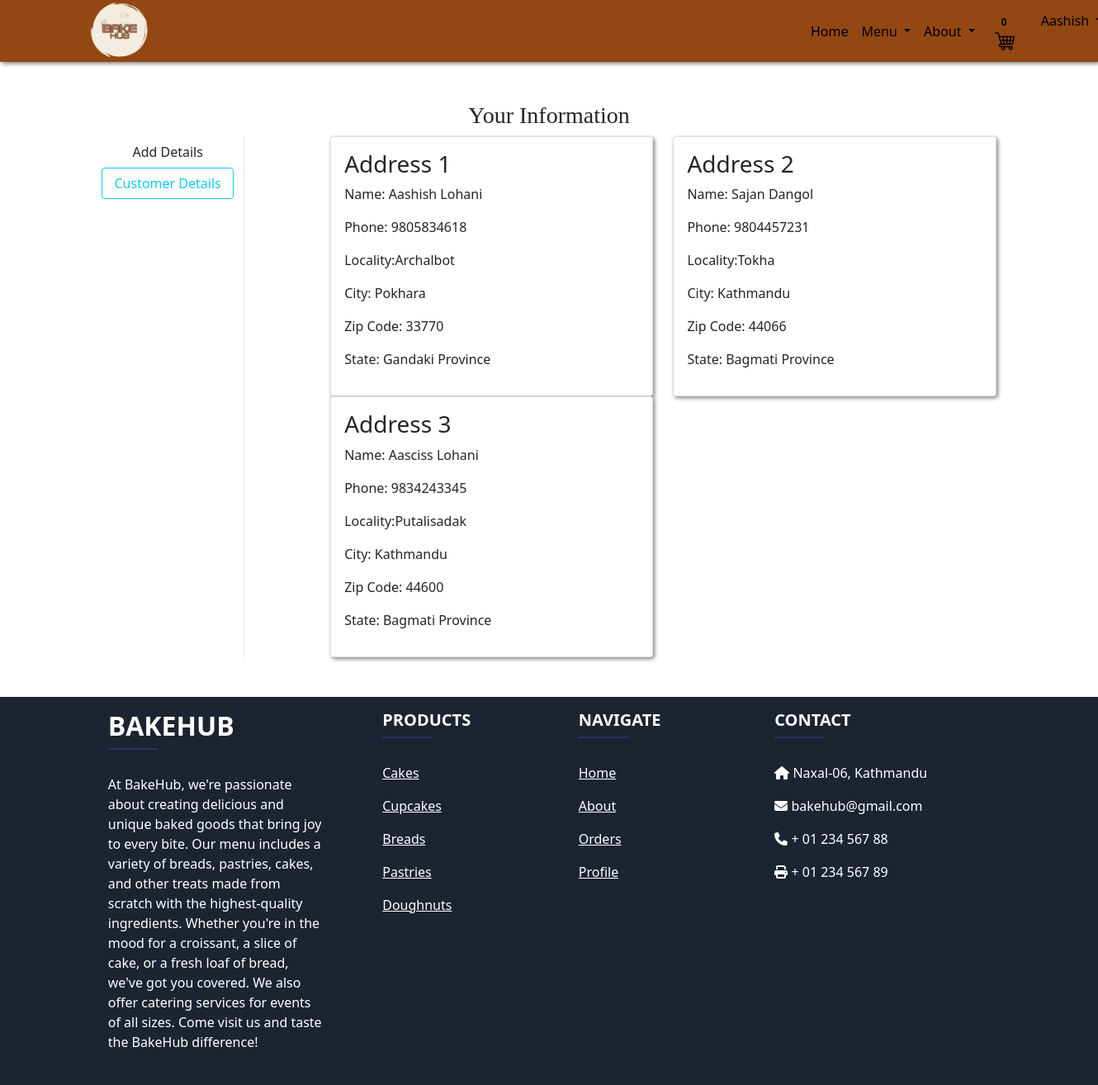
/address/ (signed in), run on the app's committed database.
### app/models.py (models this page shows, shortened)
class Customer(models.Model):
    user = models.ForeignKey(User, on_delete=models.CASCADE)
    name = models.CharField(max_length=250)
    phone = models.CharField(max_length=13,default='')
    locality = models.CharField(max_length=250)
    city = models.CharField(max_length=50)
    zipcode = models.IntegerField()
    state = models.CharField(choices=STATE_CHOICES, max_length=50)

### app/views.py (the view)
# urls.py: path('address/', views.address, name='address'),
@login_required
def address(request):
 totalitem = 0
 add = Customer.objects.filter(user=request.user)
 if request.user.is_authenticated:
  totalitem = len(Cart.objects.filter(user=request.user))
 return render(request, 'app/address.html',{'add':add,'active':'btn-outline-info','totalitem':totalitem})

### app/templates/app/address.html (shortened to what this page needs)
{% extends 'app/base.html' %}
{% load static %}
{% block main-content %}
<div class="container my-5">
 <div class="row">
 <h3 style="font-family: 'Georgia', serif; text-align: center;">Your Information</h3>
  <div class="col-sm-2 border-end">
   <ul class="list-unstyled">
    <li class="d-grid"><a href="{% url 'profile' %}" class="btn ">Add Details</a></li>
    <li class="d-grid"><a href="{% url 'address' %}" class="btn {{active}}">Customer Details</a></li>
   </ul>
  </div>
  <div class="col-sm-9 offset-sm-1">
   <div class="row">
    {% for ad in add %}
    <div class="col-sm-6">
     <div class="card" style="box-shadow: 2px 2px 5px rgba(0, 0, 0, 0.5);">
      <div class="card-body">
       <h3>Address {{forloop.counter}}</h3>
       <p>Name: {{ad.name}}</p>
       <p>Phone: {{ad.phone}}</p>
       <p>Locality:{{ad.locality}}</p>
       <p>City: {{ad.city}}</p>
       <p>Zip Code: {{ad.zipcode}}</p>
       <p>State: {{ad.state}}</p>
      </div>
     </div>
    </div>
    {% endfor %}
   </div>
  </div>
 </div>
</div>
{% endblock main-content %}

### app/templates/app/base.html (shortened to what this page needs)
<!doctype html>
{% load static %}
<html lang="en">
  <head>
    <link href="https://cdn.jsdelivr.net/npm/bootstrap@5.0.0-beta1/dist/css/bootstrap.min.css" rel="stylesheet">
    <link rel="stylesheet" href="{% static 'app/css/owl.carousel.min.css' %}">
    <link rel="stylesheet" href="{% static 'app/css/all.min.css' %}">
    <link rel="stylesheet" href="{% static 'app/css/style.css' %}">
    <link rel="stylesheet" href="{% static 'app/css/landing.css' %}">
  </head>
  <body style="background-color: #fff">
    <nav class="navbar navbar-expand-lg navbar-dark " style="background-color: #934713; box-shadow: 2px 2px 5px rgba(0, 0, 0, 0.5);height:75px">
     <div class="container">
       <a class="navbar-brand" href="/"><img src="{% static 'app/images/icons/bakelogo.png' %}" style="width:75px; height:75px;" alt="BakeHub"/></a>
       <div class="collapse navbar-collapse" id="navbarSupportedContent">
         <ul class="navbar-nav me-auto mb-2 mb-lg-0" style="margin-left:48.5rem;">
           <li class="nav-item">
             <a class="nav-link active" aria-current="page" style="color:#000;" href="/">Home</a>
           </li>
           <li class="nav-item dropdown">
             <a style="color:#000 !important;" class="nav-link dropdown-toggle text-white" href="#" id="bakeryDropdown" role="button" data-bs-toggle="dropdown" aria-expanded="false">
               Menu
             </a>
           </li>
           <li class="nav-item dropdown">
             <a style="color:#000 !important;" class="nav-link dropdown-toggle text-white" href="#" id="fashionDropdown" role="button" data-bs-toggle="dropdown" aria-expanded="false">
                About
              </a>
           </li>
         </ul>
         <div>
          <ul class="navbar-nav me-auto mb-2 mb-lg-0">
          {% if request.user.is_authenticated %}
            <li class="nav-item mx-2">
             <a  href="{% url 'showcart' %}" class="nav-link text-white="><span class="badge" style="color:#000; background-color:#dc354500;">{{totalitem}}</span><img src="{% static 'app/images/icons/shopcart.png' %}" alt="Cart"/></a>
            <li class="nav-item dropdown mx-2">
              <a style="color:#000;" class="nav-link dropdown-toggle" href="#" id="profileDropdown" role="button" data-bs-toggle="dropdown" aria-expanded="false">
                  {{request.user.username|capfirst}}
              </a>
            </li>
            {% endif %}
          </ul>
         </div>
       </div>
     </div>
    </nav>
    {% block main-content %} {% endblock main-content %}
     <footer
          class="text-center text-lg-start text-white"
          style="background-color: #1c2331"
          >
    <section class="">
      <div class="container text-center text-md-start mt-5">
        <div class="row mt-3">
          <div class="col-md-3 col-lg-4 col-xl-3 mx-auto mb-4">
            <h2 class="text-uppercase fw-bold">BakeHub</h2>
            <hr
                class="mb-4 mt-0 d-inline-block mx-auto"
                style="width: 60px; background-color: #7c4dff; height: 2px"
                />
            <p>
              At BakeHub, we're passionate about creating delicious and unique baked goods that bring joy to every bite.
                Our menu includes a variety of breads, pastries, cakes, and other treats made from scratch with the highest-quality ingredients.
                Whether you're in the mood for a croissant, a slice of cake, or a fresh loaf of bread, we've got you covered.
                We also offer catering services for events of all sizes. Come visit us and taste the BakeHub difference!
            </p>
          </div>
          <div class="col-md-2 col-lg-2 col-xl-2 mx-auto mb-4">
            <h5 class="text-uppercase fw-bold">Products</h5>
            <hr
                class="mb-4 mt-0 d-inline-block mx-auto"
                style="width: 60px; background-color: #7c4dff; height: 2px"
                />
            <p>
              <a href="#!" class="text-white">Cakes</a>
            </p>
            <p>
              <a href="#!" class="text-white">Cupcakes</a>
            </p>
            <p>
              <a href="#!" class="text-white">Breads</a>
            </p>
            <p>
              <a href="#!" class="text-white">Pastries</a>
            </p>
            <p>
              <a href="#!" class="text-white">Doughnuts</a>
            </p>
          </div>
          <div class="col-md-3 col-lg-2 col-xl-2 mx-auto mb-4">
            <h5 class="text-uppercase fw-bold">Navigate</h5>
            <hr
                class="mb-4 mt-0 d-inline-block mx-auto"
                style="width: 60px; background-color: #7c4dff; height: 2px"
                />
            <p>
              <a href="/" class="text-white">Home</a>
            </p>
            <p>
              <a href="{% url 'aboutus' %}" class="text-white">About</a>
            </p>
            <p>
              <a href="{% url 'orders' %}" class="text-white">Orders</a>
            </p>
            <p>
              <a href="{% url 'profile' %}" class="text-white">Profile</a>
            </p>
          </div>
          <div class="col-md-4 col-lg-3 col-xl-3 mx-auto mb-md-0 mb-4">
            <h5 class="text-uppercase fw-bold">Contact</h5>
            <hr
                class="mb-4 mt-0 d-inline-block mx-auto"
                style="width: 60px; background-color: #7c4dff; height: 2px"
                />
            <p><i class="fas fa-home mr-3"></i> Naxal-06, Kathmandu</p>
            <p><i class="fas fa-envelope mr-3"></i> bakehub@gmail.com</p>
            <p><i class="fas fa-phone mr-3"></i> + 01 234 567 88</p>
            <p><i class="fas fa-print mr-3"></i> + 01 234 567 89</p>
          </div>
        </div>
      </div>
    </section>
  </footer>
  </body>
</html>

### app/static/app/css/landing.css (style rules this page uses)
.container { display: flex; justify-content: center; align-items: center; background-color: #f5f5f500; }

### data on the page
Customer: name "Aashish Lohani", phone "9805834618", locality "Archalbot", city "Pokhara", zipcode "33770", state "Gandaki Province"
Customer: name "Sajan Dangol", phone "9804457231", locality "Tokha", city "Kathmandu", zipcode "44066", state "Bagmati Province"
Customer: name "Aasciss Lohani", phone "9834243345", locality "Putalisadak", city "Kathmandu", zipcode "44600", state "Bagmati Province"

### other printed values
{{ totalitem }} "0"
{{ request.user.username|capfirst }} "Aashish"
